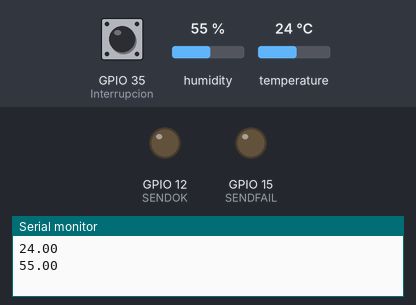
The program below on a simulated ESP32. Parts: output pins drawn as LEDs (lit = HIGH), the last lines printed to the serial monitor. The inputs (shaded band) are chosen by the test bench; at power-on: GPIO 35 (Interrupcion) HIGH, humidity 55 %, temperature 24 °C. A WiFi scan finds three made-up networks.

Above: at 4.2 s.
4.3 s: GPIO 35 (Interrupcion) pulled LOW for 2.3 s
At 6.3 s:
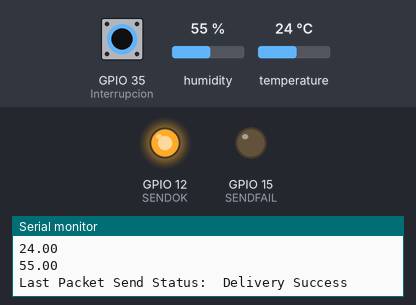
8.1 s: GPIO 35 (Interrupcion) pulled LOW for 2.3 s
11.9 s: GPIO 35 (Interrupcion) pulsed LOW 2 times (0.12 s each, 0.3 s apart)
Timing chart, 0 to 14.9 s (numbered marks = the images above; inputs shaded):
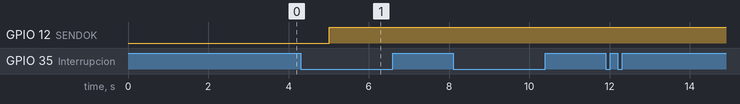

The program:

main.cpp
```cpp
#include <Arduino.h>
#include <SPIFFS.h>             //Manejador de archivos
#include <esp_now.h>
#include <esp_wifi.h>
#include <WiFi.h>
#include <Adafruit_Sensor.h>
#include <DHT.h>


// Set your Board ID (ESP32 Sender #1 = BOARD_ID 1, ESP32 Sender #2 = BOARD_ID 2, etc)
//#define BOARD_ID 1

// Digital pin connected to the DHT sensor
#define DHTPIN 2
#define SENDOK 12                                      //GPIO12 envio ok
#define SENDFAIL 15                                     //GPIO15 fallo el envio
#define Interrupcion 35
#define tiempoDeRebote 250
// Uncomment the type of sensor in use:
//#define DHTTYPE    DHT11     // DHT 11
#define DHTTYPE    DHT22     // DHT 22 (AM2302)
//#define DHTTYPE    DHT21     // DHT 21 (AM2301)

DHT dht(DHTPIN, DHTTYPE);
float min2 = 100;  //temperatura min si no se igual a 100 se va a 0
float max2;  //temperatura maxima
//MAC Address of the receiver osea de este dispositivo aun hay que compara para ver si se esta utilizando *******************************************
uint8_t broadcastAddress[] = {0x70, 0xB8, 0xF6, 0x5B, 0x93, 0x2C};
//*************************************************************************
void IRAM_ATTR funcionDeInterrupcion(); //IRAM_ATTR hace que la funcion se guarde en la memoria RAM y no en la flash para que sea mas rapido
volatile unsigned long tiempoDeInterrupcionAnterior = 0;  //sirve para omitir rebotes
//Structure example to send data
//Must match the receiver structure
typedef struct struct_message {
    int id;
    float temp;
    float hum;
    float readingId;
    float min;
    float max;
} struct_message;

//Create a struct_message called myData
struct_message myData;
int board=1;
int numboards=3; //maximo numero de esp32 comunicandose al espwebserver
unsigned long previousMillis = 0;   // Stores last time temperature was published
const long interval = 2000;        // Interval at which to publish sensor readings
float readingId = 0;
//unsigned int readingId = 0; //cuando era solo entero

// Insert your SSID
constexpr char WIFI_SSID[] = "ESPWROOM325BF6B8702C93"; // "INFINITUM37032"//INFINITUM59W1_2.4//INFINITUMD378
int32_t getWiFiChannel(const char *ssid) {
  if (int32_t n = WiFi.scanNetworks()) {
      for (uint8_t i=0; i<n; i++) {
          if (!strcmp(ssid, WiFi.SSID(i).c_str())) {
              return WiFi.channel(i);
          }
      }
  }
  return 0;
}

float readDHTTemperature() {
  // Sensor readings may also be up to 2 seconds 'old' (its a very slow sensor)
  // Read temperature as Celsius (the default)
  float t = dht.readTemperature();
  // Read temperature as Fahrenheit (isFahrenheit = true)
  //float t = dht.readTemperature(true);
  // Check if any reads failed and exit early (to try again).
  if (isnan(t)) {
    Serial.println("Failed to read from DHT sensor!");
    return 0;
  }
  else {
    Serial.println(t);
    return t;
  }
}
float readDHTTemperature2() {
  // Sensor readings may also be up to 2 seconds 'old' (its a very slow sensor)
  // Read temperature as Celsius (the default)
  float t2 = dht.readTemperature();
  // Read temperature as Fahrenheit (isFahrenheit = true)
  //float t = dht.readTemperature(true);
  // Check if any reads failed and exit early (to try again).
  if (isnan(t2)) {
    Serial.println("Failed to read from DHT sensor!");
    return 500;
  }
  else {
    Serial.println(t2);
    return t2;
  }
}

float readDHTHumidity() {
  // Sensor readings may also be up to 2 seconds 'old' (its a very slow sensor)
  float h = dht.readHumidity();
  if (isnan(h)) {
    Serial.println("Failed to read from DHT sensor!");
    return 0;
  }
  else {
    Serial.println(h);
    return h;
  }
}

float tempMin(){

  float min = readDHTTemperature2();
  if(min < min2){
    min2 = min;
  }else if(min == 0){
    min2 = readDHTTemperature2();
  }
  Serial.println(min2);
  return min2;
}

float tempMax(){

  float max = dht.readTemperature();
  if(max > max2){
    max2 = max;
  }
  Serial.println(max2);
  return max2;
}
float getWiFiRsi(const char *ssid2) {
if (int32_t n = WiFi.scanNetworks()) {
    for (uint8_t i=0; i<n; i++) {
        if (!strcmp(ssid2, WiFi.SSID(i).c_str())) {
          Serial.println(WiFi.RSSI(i));
          return WiFi.RSSI(i);
        }
    }
}
return 0;
}
//interrupcion
void IRAM_ATTR funcionDeInterrupcion(){ //esta funcion de interrupcion no se manda a llamar se ejecuta sola cuando sucede la interrupcion
    if(millis() - tiempoDeInterrupcionAnterior > tiempoDeRebote){
    Serial.println("Interrupción "+board);
    Serial.flush();
    if(board > numboards){
      board=1;
    }else{
      board++;
    }
  }
}
// callback when data is sent
void OnDataSent(const uint8_t *mac_addr, esp_now_send_status_t status) {
  Serial.print("\r\nLast Packet Send Status:\t");
  Serial.println(status == ESP_NOW_SEND_SUCCESS ? "Delivery Success" : "Delivery Fail");
}

void setup() {
  delay(1000);
  //Init Serial Monitor
  Serial.begin(115200);
  pinMode(SENDOK, OUTPUT);
  pinMode(SENDFAIL, OUTPUT);
  digitalWrite(SENDOK, LOW);
  digitalWrite(SENDFAIL, LOW);
  dht.begin();
  //boton de interrupcion
  pinMode(Interrupcion, INPUT_PULLUP);
  attachInterrupt(digitalPinToInterrupt(Interrupcion), funcionDeInterrupcion, RISING);
  // Set device as a Wi-Fi Station and set channel
  WiFi.mode(WIFI_STA);

  int32_t channel = getWiFiChannel(WIFI_SSID);

  WiFi.printDiag(Serial); // Uncomment to verify channel number before
  esp_wifi_set_promiscuous(true);
  esp_wifi_set_channel(channel, WIFI_SECOND_CHAN_NONE);
  esp_wifi_set_promiscuous(false);
  WiFi.printDiag(Serial); // Uncomment to verify channel change after

  //Init ESP-NOW
  if (!esp_now_init()) {
    //si el resultado es un 0 la conexion ESP-NOW esta ok
    Serial.println("[INFO: espnow.hpp ] Conexion ESP-NOW inicializada.");
  }else{
    Serial.println("[INFO: espnow.hpp ] Conexion ESP-NOW no inicializada.");
    ESP.restart();
  }

  // Once ESPNow is successfully Init, we will register for Send CB to
  // get the status of Trasnmitted packet
  esp_now_register_send_cb(OnDataSent);

  //Register peer
  esp_now_peer_info_t peerInfo;
  memset(&peerInfo, 0, sizeof(peerInfo)); //si no quitar y encontrar la version 1.0.6
  memcpy(peerInfo.peer_addr, broadcastAddress, sizeof(peerInfo.peer_addr));
  peerInfo.encrypt = false;

  //Add peer
  if (esp_now_add_peer(&peerInfo) != ESP_OK){
    Serial.println("Failed to add peer");
    return;
  }
}

void loop() {
  unsigned long currentMillis = millis();
  if (currentMillis - previousMillis >= interval) {
    // Save the last time a new reading was published
    previousMillis = currentMillis;
    //Set values to send
    myData.id = board;//BOARD_ID;
    myData.temp = readDHTTemperature();
    myData.hum = readDHTHumidity();
    myData.readingId = getWiFiRsi(WIFI_SSID); //readingId++; //-------------------------------------------------------------
    myData.min = tempMin();
    myData.max = tempMax();
    //Send message via ESP-NOW
    esp_err_t result = esp_now_send(broadcastAddress, (uint8_t *) &myData, sizeof(myData));
    if (result == ESP_OK) {
      Serial.println("Sent with success");
      digitalWrite(SENDOK, HIGH);

    }
    else {
      Serial.println("Error sending the data");
      digitalWrite(SENDOK, LOW);

    }
  }
}
```
